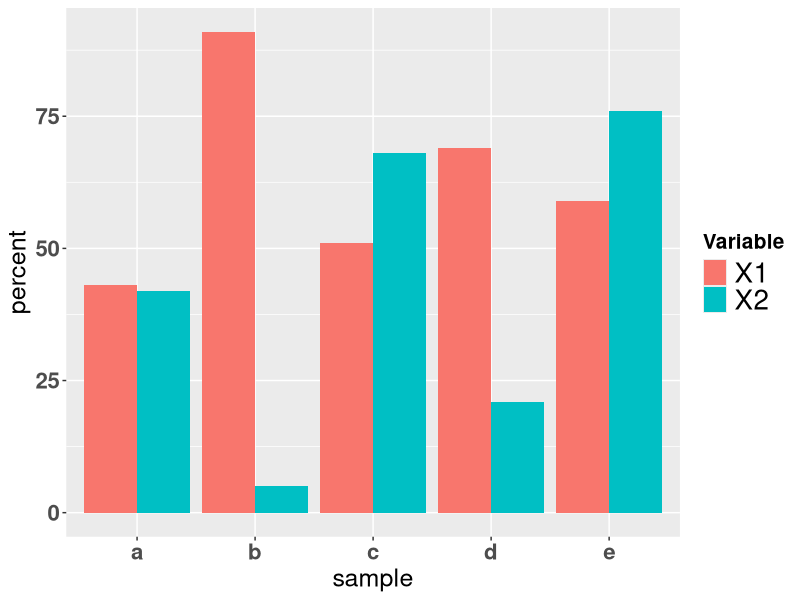

The R script that drew this image: (Note: this script raises an error after producing the figure.)
a <- data.frame(replicate(2,sample(0:100,5,rep=TRUE))) #####
b <- letters[1:5]                                      #####   create data frame     
dat <- data.frame(b,a)                                 #####

#     b X1 X2
#     a 60 33
#     b 58 35
#     c 65 51
#     d 38 56
#     e 66 10


library(ggplot2)
library(reshape)

dfm <- melt(dat)
ggplot(dfm,aes(x = b,y = value)) + 
geom_bar(position="dodge",stat="identity",aes(fill=variable)) + 
theme(axis.text.x=element_text(size=16,face="bold")
    , axis.title.x=element_text(size=18)
    , axis.text.y=element_text(size=16,face = "bold")
    , axis.title.y=element_text(size=18)
    , plot.title=element_text("Uns", size=20, face="bold", color="darkgreen")
    , legend.title = element_text(colour="black", size=15, face="bold")) +
labs(x = "sample",y="percent",label =FALSE) +
guides(fill=guide_legend(title="Variable",label.theme = element_text(angle = 0,size = 20))) +
ggsave("bar_plot.jpeg", width = 20, height = 20, units = "cm", dpi =1000)
